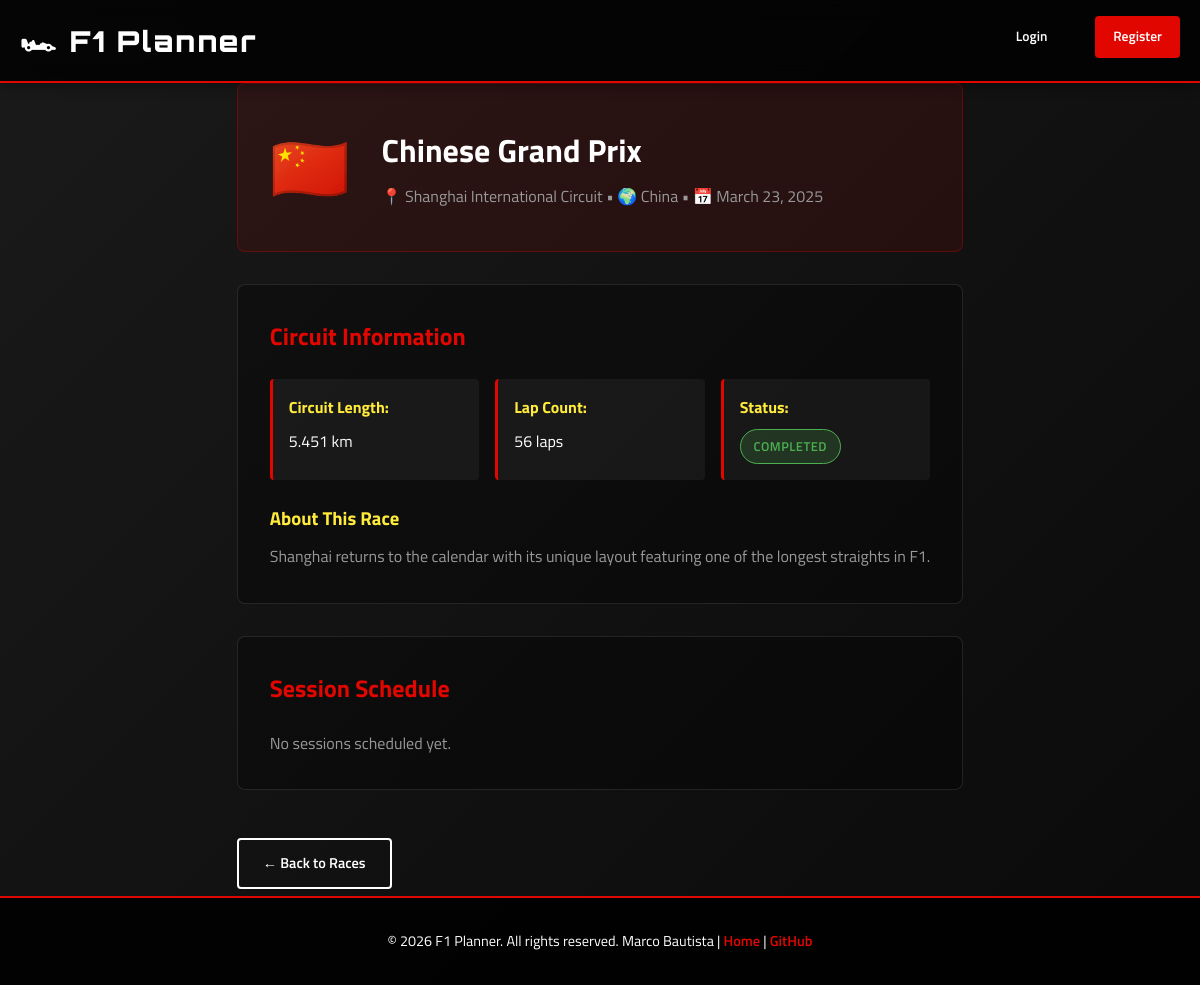
Page /pages/race.php?id=2 on the committed database.
### tables this page shows
CREATE TABLE IF NOT EXISTS races (
    id INT AUTO_INCREMENT PRIMARY KEY,
    grand_prix_name VARCHAR(100) NOT NULL,
    country VARCHAR(100) NOT NULL,
    circuit_name VARCHAR(150) NOT NULL,
    race_date DATE NOT NULL,
    description TEXT,
    flag_emoji VARCHAR(10),
    circuit_length VARCHAR(20),
    lap_count INT,
    status ENUM('upcoming', 'completed') DEFAULT 'upcoming',
    created_at TIMESTAMP DEFAULT CURRENT_TIMESTAMP
);

### pages/race.php (the view, shortened to what this page needs)
<?php
$db = getDatabaseConnection();
$race_id = intval($_GET['id'] ?? 0);
$stmt = $db->prepare('SELECT * FROM races WHERE id = ?');
$stmt->execute([$race_id]);
$race = $stmt->fetch();
$stmt = $db->prepare('SELECT * FROM sessions WHERE race_id = ? ORDER BY session_datetime ASC');
$stmt->execute([$race_id]);
$sessions = $stmt->fetchAll();
require_once __DIR__ . '/../includes/header.php';
?>
<div class="race-detail">
    <div class="race-detail-header">
        <div class="race-detail-flag"><?= htmlspecialchars($race['flag_emoji']) ?></div>
        <div>
            <h1><?= htmlspecialchars($race['grand_prix_name']) ?></h1>
            <p class="race-detail-info">
                📍 <?= htmlspecialchars($race['circuit_name']) ?> •
                🌍 <?= htmlspecialchars($race['country']) ?> •
                📅 <?= date('F d, Y', strtotime($race['race_date'])) ?>
            </p>
        </div>
    </div>
    <div class="race-detail-content">
        <section class="race-detail-section">
            <h2>Circuit Information</h2>
            <div class="info-grid">
                <div class="info-item">
                    <strong>Circuit Length:</strong> <?= htmlspecialchars($race['circuit_length']) ?>
                </div>
                <div class="info-item">
                    <strong>Lap Count:</strong> <?= (int)$race['lap_count'] ?> laps
                </div>
                <div class="info-item">
                    <strong>Status:</strong>
                    <span class="badge badge-<?= htmlspecialchars($race['status']) ?>">
                        <?= ucfirst($race['status']) ?>
                    </span>
                </div>
            </div>
            <?php if (!empty($race['description'])): ?>
                <div class="race-description">
                    <h3>About This Race</h3>
                    <p><?= htmlspecialchars($race['description']) ?></p>
                </div>
            <?php endif; ?>
        </section>
        <section class="race-detail-section">
            <h2>Session Schedule</h2>
            <?php if (empty($sessions)): ?>
                <p class="text-muted">No sessions scheduled yet.</p>
            <?php endif; ?>
        </section>
        <div style="margin-top: 1rem;">
            <a href="/races.php" class="btn btn-secondary">← Back to Races</a>
        </div>
    </div>
</div>
<?php require_once __DIR__ . '/../includes/footer.php'; ?>

### public/css/style.css (style rules this page uses)
:root { --primary: #e10600; --secondary: #000; --accent: #ffeb3b; --bg-dark: #1a1a1a; --bg-light: #f5f5f5; --text: #ffffff; --text-dark: #1a1a1a; --text-muted: #999; --text-dim: #666; --border: #333; --shadow: 0 4px 12px rgba(0, 0, 0, 0.3); --transition: all 0.3s ease; }
* { margin: 0; padding: 0; box-sizing: border-box; }
html, body { height: 100%; }
body { font-family: 'Titillium Web', sans-serif; background: linear-gradient(135deg, var(--bg-dark) 0%, #0a0a0a 100%); color: var(--text); line-height: 1.6; display: flex; flex-direction: column; min-height: 100vh; }
.badge { display: inline-block; padding: 0.4rem 0.8rem; border-radius: 20px; font-size: 0.8rem; font-weight: 600; text-transform: uppercase; letter-spacing: 0.5px; transition: var(--transition); }
.badge-completed { background: rgba(76, 175, 80, 0.2); color: #4caf50; border: 1px solid #4caf50; }
.btn { display: inline-block; padding: 0.75rem 1.5rem; border-radius: 4px; border: none; font-family: inherit; font-weight: 600; cursor: pointer; transition: var(--transition); text-decoration: none; text-align: center; font-size: 0.9rem; position: relative; overflow: hidden; }
.btn::before { content: ''; position: absolute; top: 0; left: -100%; width: 100%; height: 100%; background: rgba(255, 255, 255, 0.2); transition: left 0.3s ease; z-index: -1; }
.btn-secondary { background: transparent; color: var(--text); border: 2px solid var(--text); }
.race-detail-header { display: flex; align-items: center; gap: 2rem; padding: 2rem; background: rgba(225, 6, 0, 0.1); border: 1px solid rgba(225, 6, 0, 0.3); border-radius: 8px; margin-bottom: 2rem; animation: slideDown 0.5s ease-out; }
.race-detail-flag { font-size: 4rem; animation: wave 2s ease-in-out infinite; }
.race-detail-info { color: var(--text-muted); font-size: 1rem; margin-top: 0.5rem; }
.race-detail-content { display: grid; gap: 2rem; }
.race-detail-section { background: rgba(0, 0, 0, 0.3); border: 1px solid rgba(255, 255, 255, 0.1); padding: 2rem; border-radius: 8px; transition: var(--transition); }
.race-detail-section h2 { margin-bottom: 1.5rem; color: var(--primary); font-size: 1.5rem; }
.info-grid { display: grid; grid-template-columns: repeat(auto-fit, minmax(200px, 1fr)); gap: 1rem; margin-bottom: 1.5rem; }
.info-item { background: rgba(255, 255, 255, 0.05); padding: 1rem; border-radius: 4px; border-left: 3px solid var(--primary); transition: var(--transition); }
.info-item strong { color: var(--accent); display: block; margin-bottom: 0.5rem; }
.race-description { margin-top: 1rem; }
.race-description h3 { margin-bottom: 0.5rem; color: var(--accent); }
.race-description p { line-height: 1.8; color: var(--text-muted); }
.text-muted { color: var(--text-muted); }

### rows in the picture
races: flag_emoji "🇨🇳", grand_prix_name "Chinese Grand Prix", circuit_name "Shanghai International Circuit", country "China", race_date "March 23, 2025", circuit_length "5.451 km", lap_count "56", status "COMPLETED", description "Shanghai returns to the calendar with its unique layout featuring one of the longest straights in F1."
